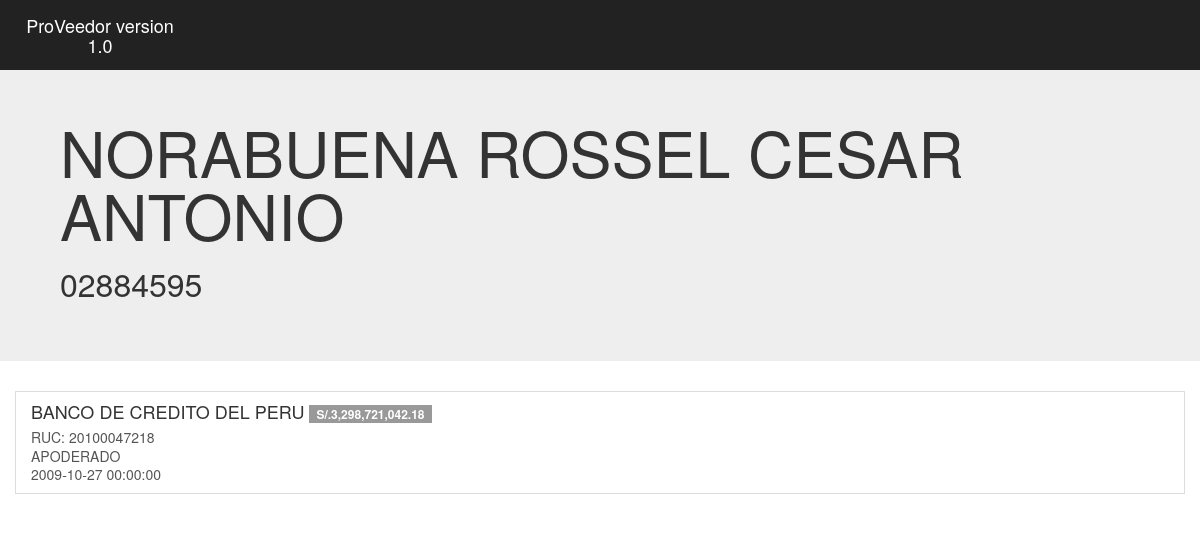
The app's page /representante/1 with its own data.
### models.py (models this page shows)
class Persona(Entity):
    __tablename__ = 'personas'
    id = Column(Integer, primary_key=True)
    dni = Column(CHAR(20), nullable=False)
    nombre = Column(UnicodeText, nullable=False)
    empresa = relationship(
        'Empresa',
        secondary='empresa_persona'
    )

class Empresa_persona(Entity):
    __tablename__ = 'empresa_persona'
    id = Column(Integer, primary_key=True)
    empresa_id = Column(Integer, ForeignKey('empresas.id'))
    persona_id = Column(Integer, ForeignKey('personas.id'))
    cargo = Column(UnicodeText, nullable=False)
    fecha_cargo = Column(DateTime)

class Empresa(Entity):
    __tablename__ = 'empresas'
    id = Column(Integer, primary_key=True)
    ruc = Column(Unicode(255), nullable=False)
    razon_social = Column(UnicodeText, nullable=False)
    nombre_comercial = Column(UnicodeText, nullable=True)
    inicio_actividades = Column(DateTime)
    actividades_com_ext = Column(UnicodeText)
    telefono = Column(UnicodeText)
    fax = Column(UnicodeText)
    estado = Column(UnicodeText)
    condicion = Column(UnicodeText)
    direccion = Column(UnicodeText)
    total_ganado = Column(Numeric(15, 2), nullable=True)
    update = Column(Integer, default=0)
    persona = relationship(
        'Persona',
        secondary='empresa_persona'
    )

### server.py (the view)
@app.route('/representante/<int:id>')
def representante(id):
    representante = g.db.query(
        models.Persona
    ).filter(
        models.Persona.id == id
    ).first()
    empresas = g.db.query(
        models.Empresa_persona
    ).order_by(
            models.Empresa_persona.fecha_cargo.desc()
    ).filter(
        models.Empresa_persona.persona_id == id
    ).join(
        models.Persona,
        models.Empresa
    ).values(
        models.Empresa.id,
        models.Empresa.razon_social,
        models.Empresa.ruc,
        models.Empresa.total_ganado,
        models.Empresa_persona.cargo,
        models.Empresa_persona.fecha_cargo
    )
    representante.empresas = empresas
    return render_template(
        'representante.html',
        representante=representante,
    )

### server.py (called while the page is built)
@app.before_request
def before_request():
    g.db = sessionmaker(
        bind=db_engine
    )()

@app.teardown_request
def teardown_request(exception):
    db = getattr(g, 'db', None)
    if db is not None:
        db.close()

### templates/representante.html (shortened to what this page needs)
<!DOCTYPE html>
<html lang="en">
  <head>
    <link href="{{ url_for('static', filename='css/bootstrap.css') }}" rel="stylesheet" />
    <link href="{{ url_for('static', filename='css/theme.css') }}" rel="stylesheet" />
  </head>
  <body>
    <div class="navbar navbar-inverse navbar-fixed-top" role="navigation">
      <div class="container">
        <div class="navbar-header">
          <a class="navbar-brand" href="{{ url_for('index') }}">ProVeedor version 1.0</a>
        </div>
    </div>
    </div>
    <div class="jumbotron">
      <div class="container">
        <h1>{{ representante.nombre }}</h1>
        <h2>{{ representante.dni }}</h2>
     </div>
    </div>
    <div class="container">
      <div class="list-group">
       {% for empresa in representante.empresas %}
         <a href="{{ url_for('proveedor', id=empresa.id) }}" class="list-group-item">
            <h4 class="list-group-item-heading">
            {{ empresa.razon_social }} <span class="badge">{{ "S/.{:,.2f}".format(empresa.total_ganado) }}</span>
            </h4>
            <p class="list-group-item-text">RUC: {{ empresa.ruc }}</p>
            <p class="list-group-item-text">
              {{ empresa.cargo }}
            </p>
            <p class="list-group-item-text">
              {{ empresa.fecha_cargo }}
            </p>
        </a>
        {% endfor %}
      </div>
    </div>
  </body>
</html>

### static/css/theme.css (style rules this page uses)
body { padding-top: 50px; padding-bottom: 20px; }

### records on screen
Persona: nombre "NORABUENA ROSSEL CESAR ANTONIO", dni "02884595"
Empresa_persona: razon_social "BANCO DE CREDITO DEL PERU", total_ganado "S/.3,298,721,042.18", ruc "20100047218", cargo "APODERADO", fecha_cargo "2009-10-27 00:00:00"
